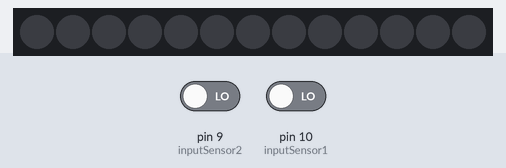
Simulated run of this sketch. Board: Arduino Uno, built with avr-gcc and run on an emulated ATmega328P. Parts: 13 RGB LEDs in strip order, left to right. Inputs (shaded band) come from the test bench; at power-on: pin 9 (inputSensor2) LOW, pin 10 (inputSensor1) LOW.

Above: at 1.2 s.
1.3 s: pin 9 (inputSensor2) driven HIGH
At 2.2 s:
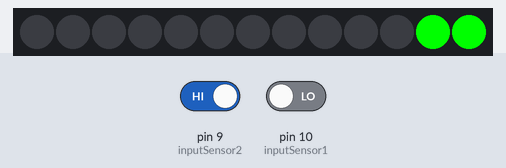
At 8.4 s:
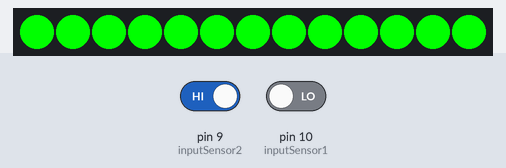
Timing chart, 0 to 9.9 s (numbered marks = the images above; inputs shaded):
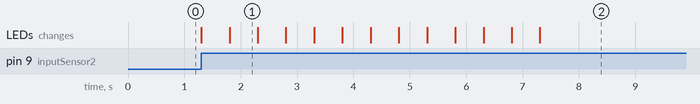

Measured:
- after the input at 1.3 s, the LEDs: first change at once (image 1 shows a later state)

The sketch:

stairLighting.ino
```cpp
#include <Adafruit_NeoPixel.h>

#define PIN_NEO_PIXEL 4       // NeoPixel input
#define NUM_PIXELS 13         // Strip Length
#define DELAY_INTERVAL 500    // Half-second delay
#define LIGHT_ON_TIME 10000   // 10 seconds

Adafruit_NeoPixel NeoPixel(NUM_PIXELS, PIN_NEO_PIXEL, NEO_GRB + NEO_KHZ800);

int inputSensor1 = 10;      // First motion sensor input
int inputSensor2 = 9;       // Second motion sensor input

void setup() {
  NeoPixel.begin();
  pinMode(inputSensor1, INPUT);
  pinMode(inputSensor2, INPUT);
}

void loop() {
  if (digitalRead(inputSensor1) == HIGH) {
    activateNeoPixelSequence(false);
  } else if (digitalRead(inputSensor2) == HIGH) {
    activateNeoPixelSequence(true);
  }
}

void activateNeoPixelSequence(bool reverse) {
  Serial.println("Motion detected!");
  NeoPixel.clear();

  for (int i = 0; i < NUM_PIXELS; i++) {
    int pixelIndex = reverse ? NUM_PIXELS - 1 - i : i;
    NeoPixel.setPixelColor(pixelIndex, NeoPixel.Color(0, 255, 0));
    NeoPixel.show();
    delay(DELAY_INTERVAL);
  }

  delay(LIGHT_ON_TIME);

  NeoPixel.clear();
  NeoPixel.show();
}
```
